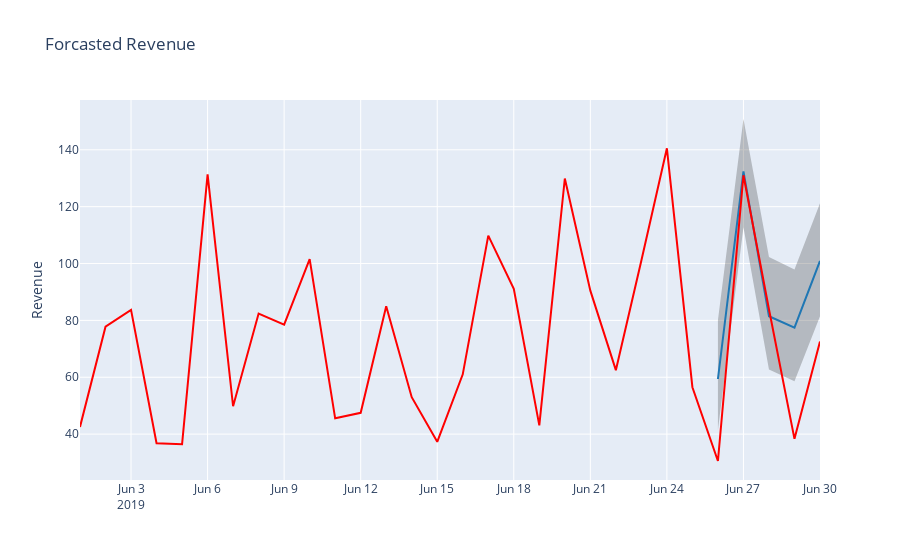

Notebook code cell kept with this figure:
### Markdown cell above
- Mean Absolute error was closer to 20 dollars
- And Mean absolute percentage seems to be very high due to the heavy uncertainity in the trend and the model failed to
  capture the weekly seasonality

### Code cell
def show_forecast(cmp_df, num_predictions, num_values, title):
    # Visualizing the forecast.
    
    def create_go(name, column, num, **kwargs):
        points = cmp_df.tail(num)
        args = dict(name=name, x=points.index, y=points[column], mode='lines')
        args.update(kwargs)
        return go.Scatter(**args)
    
    lower_bound = create_go('Lower Bound', 'yhat_lower', num_predictions,
                            line=dict(width=0),
                            marker=dict(color="gray"))
    upper_bound = create_go('Upper Bound', 'yhat_upper', num_predictions,
                            line=dict(width=0),
                            marker=dict(color="gray"),
                            fillcolor='rgba(68, 68, 68, 0.3)', 
                            fill='tonexty')
    forecast = create_go('Forecast', 'yhat', num_predictions,
                         line=dict(color='rgb(31, 119, 180)'))
    actual = create_go('Actual', 'y', num_values,
                       marker=dict(color="red"))
    
    # In this case the order of the series is important because of the filling
    data = [lower_bound, upper_bound, forecast, actual]

    layout = go.Layout(yaxis=dict(title='Revenue'), title=title, showlegend = False)
    fig = go.FigureWidget(data=data, layout=layout)
    fig.show()

show_forecast(cmp_df, prediction_size, 100, 'Forcasted Revenue')

### Figure 1 — Plotly figure (JSON) as saved in the notebook; plotly's stock layout.template omitted (floating-point values rounded to 4 significant figures)
{"data": [{"line": {"width": 0}, "marker": {"color": "gray"}, "mode": "lines", "name": "Lower Bound", "type": "scatter", "uid": "f5577735-e426-45d1-9945-98b775021b6d", "x": ["2019-06-26T00:00:00", "2019-06-27T00:00:00", "2019-06-28T00:00:00", "2019-06-29T00:00:00", "2019-06-30T00:00:00"], "y": [41.48, 112.8, 62.76, 58.59, 81.43]}, {"fill": "tonexty", "fillcolor": "rgba(68, 68, 68, 0.3)", "line": {"width": 0}, "marker": {"color": "gray"}, "mode": "lines", "name": "Upper Bound", "type": "scatter", "uid": "1721b71b-e31d-4827-8017-d6a70029ad21", "x": ["2019-06-26T00:00:00", "2019-06-27T00:00:00", "2019-06-28T00:00:00", "2019-06-29T00:00:00", "2019-06-30T00:00:00"], "y": [80.09, 150.8, 102.3, 97.9, 121.2]}, {"line": {"color": "rgb(31, 119, 180)"}, "mode": "lines", "name": "Forecast", "type": "scatter", "uid": "495b31c9-b58e-4052-ae08-4325562ae868", "x": ["2019-06-26T00:00:00", "2019-06-27T00:00:00", "2019-06-28T00:00:00", "2019-06-29T00:00:00", "2019-06-30T00:00:00"], "y": [59.39, 132.4, 81.46, 77.48, 100.9]}, {"marker": {"color": "red"}, "mode": "lines", "name": "Actual", "type": "scatter", "uid": "fd34fa48-fd6b-465e-8de3-2263d39fe128", "x": ["2019-06-01T00:00:00", "2019-06-02T00:00:00", "2019-06-03T00:00:00", "2019-06-04T00:00:00", "2019-06-05T00:00:00", "2019-06-06T00:00:00", "2019-06-07T00:00:00", "2019-06-08T00:00:00", "2019-06-09T00:00:00", "2019-06-10T00:00:00", "2019-06-11T00:00:00", "2019-06-12T00:00:00", "2019-06-13T00:00:00", "2019-06-14T00:00:00", "2019-06-15T00:00:00", "2019-06-16T00:00:00", "2019-06-17T00:00:00", "2019-06-18T00:00:00", "2019-06-19T00:00:00", "2019-06-20T00:00:00", "2019-06-21T00:00:00", "2019-06-22T00:00:00", "2019-06-23T00:00:00", "2019-06-24T00:00:00", "2019-06-25T00:00:00", "2019-06-26T00:00:00", "2019-06-27T00:00:00", "2019-06-28T00:00:00", "2019-06-29T00:00:00", "2019-06-30T00:00:00"], "y": [42.54, 77.8, 83.68, 36.8, 36.45, 131.3, 49.8, 82.41, 78.5, 101.5, 45.55, 47.5, 84.94, 52.99, 37.29, 61.04, 109.8, 91.1, 43.1, 129.9, 90.46, 62.49, 101.1, 140.5, 56.5, 30.55, 131.1, 83.9, 38.34, 72.59]}], "layout": {"showlegend": false, "title": {"text": "Forcasted Revenue"}, "yaxis": {"title": {"text": "Revenue"}}}}
